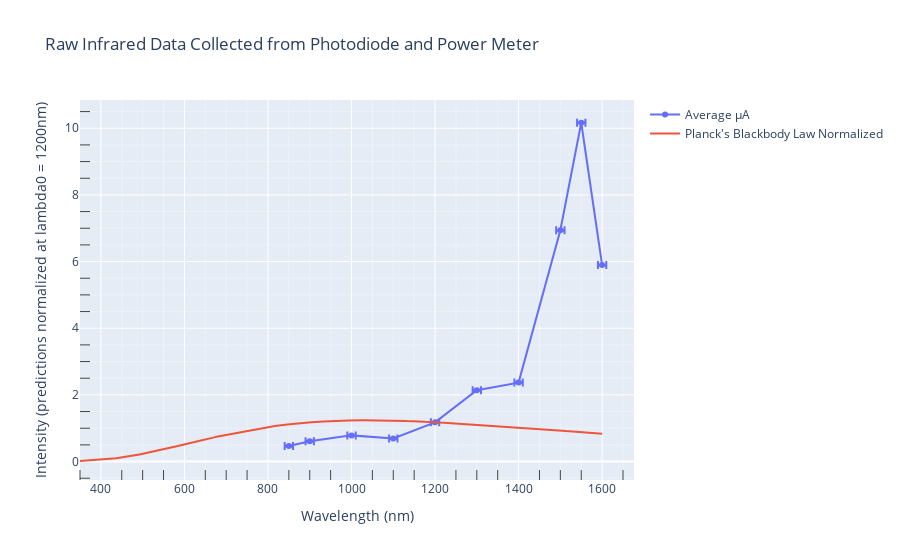

Here is the notebook cell this chart was saved with:
### Code cell
df = IR_data_numeric
fig = go.Figure()
fig.add_trace(go.Scatter(x=df.index.to_numpy(), y = df["Average μA"], name = df.columns[col],
    error_x = dict(type='data', array=IR_data_numeric["λ uncertainty (nm)"], visible=True),
    error_y = dict(type='data', array=IR_data_numeric["Current uncertainty (μA)"], 
        visible=True)))
fig.add_trace(go.Scatter(x=norm_blackbody_df["Wavelength (nm)"], 
            y = norm_blackbody_df["Planck's Blackbody Law Normalized"], 
                         name = "Planck's Blackbody Law Normalized"))
#fig.add_scatter("last decimal Max Current (± l.d. μA)")
fig.update_layout(title="Raw Infrared Data Collected from Photodiode and Power Meter",
    yaxis_title="Intensity (predictions normalized at lambda0 = " + str(chosen_lambda) + "nm)",               
    xaxis_title="Wavelength (nm)")
fig.update_yaxes(minor=dict(ticks="inside", ticklen=10, showgrid=True))
fig.update_xaxes(minor=dict(ticks="inside", ticklen=10, showgrid=True))
fig.write_html("IR_measured_and_expected.html")
fig

### Figure 1 — Plotly figure (JSON) as saved in the notebook; plotly's stock layout.template omitted (floating-point values rounded to 4 significant figures; data arrays with more than 128 entries replaced by an {"elided": "..."} marker saying what was removed)
{"data": [{"error_x": {"array": [10, 10, 10, 10, 10, 10, 10, 10, 10, 10], "type": "data", "visible": true}, "error_y": {"array": [0.01, 0.01, 0.01, 0.01, 0.01, 0.01, 0.01, 0.01, 0.01, 0.01], "type": "data", "visible": true}, "name": "Average μA", "type": "scatter", "x": [850, 900, 1000, 1100, 1200, 1300, 1400, 1500, 1550, 1600], "y": [0.4655, 0.611, 0.7855, 0.694, 1.177, 2.141, 2.369, 6.94, 10.16, 5.895]}, {"name": "Planck's Blackbody Law Normalized", "type": "scatter", "x": {"elided": "10000 float values"}, "y": {"elided": "10000 float values"}}], "layout": {"title": {"text": "Raw Infrared Data Collected from Photodiode and Power Meter"}, "xaxis": {"minor": {"showgrid": true, "ticklen": 10, "ticks": "inside"}, "title": {"text": "Wavelength (nm)"}}, "yaxis": {"minor": {"showgrid": true, "ticklen": 10, "ticks": "inside"}, "title": {"text": "Intensity (predictions normalized at lambda0 = 1200nm)"}}}}
